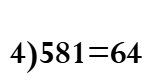
#> input picture aipart/datapart/preprocessing/eqs/img_4)581=64_goofrmv2.png, 153 x 84 px, found by its file name
$ python imgsplits_v2.py
#> lines starting #> are read from the running program, lines starting #| are printed output that depends on the picture; after the words box and inside, x2 and y2 are one past the last pixel; in counts of white or black regions, pixels touching at a corner belong together
import cv2
import PIL
from PIL import Image
import numpy as np
import os
import matplotlib.pyplot as plt


imgpth = rf'C:\Users\alima\OneDrive\Documents\GitHub\mthwix2\aipart\datapart\preprocessing\eqs\img_1(23[multiply]6_goofrmv3.png'
imgpth = rf'C:\Users\alima\OneDrive\Documents\GitHub\mthwix2\aipart\datapart\preprocessing\eqs\img_904+933-2_goofrmv0.png'
imgpth = rf'C:\Users\alima\OneDrive\Documents\GitHub\mthwix2\aipart\datapart\preprocessing\eqs\img_68[divideforward]2[divideforward]5_goofrmv1.png'
imgpth = rf'C:\Users\alima\OneDrive\Documents\GitHub\mthwix2\aipart\datapart\preprocessing\eqs\img_4)581=64_goofrmv2.png'

img = cv2.imread(imgpth)
#> img is the input picture: shape (84, 153, 3); min 0, max 255, mean 238


def get_ext_bbox_imgs(img):

    # img = cv2.resize(img, (img.shape[0]*5,int(img.shape[1]*1))) # resize to get better eidth across
    img = cv2.resize(img, (512, 512)) # resize to get better eidth across
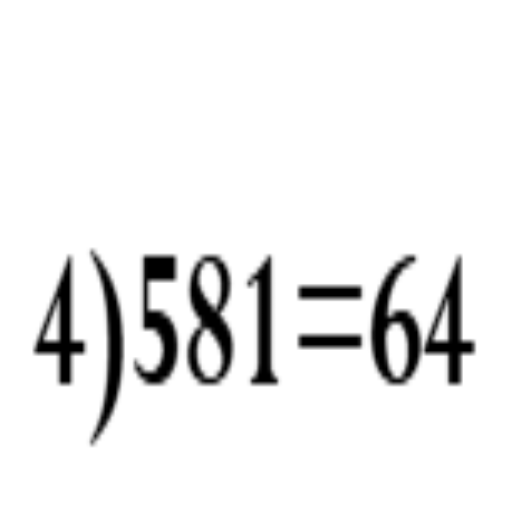
#> img: shape (512, 512, 3); min 0, max 255, mean 238


    kernel = np.ones((3,3),np.uint8)

    imgCanny = cv2.Canny(img,150,200)
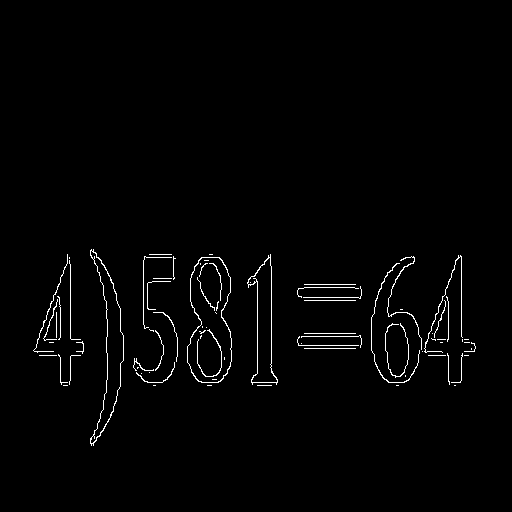
#> imgCanny: shape (512, 512); 1.5% white in thin lines or dots, all inside (x1, y1, x2, y2) = (33, 249, 476, 446)
    imgDialation = cv2.dilate(imgCanny,kernel,iterations=2)
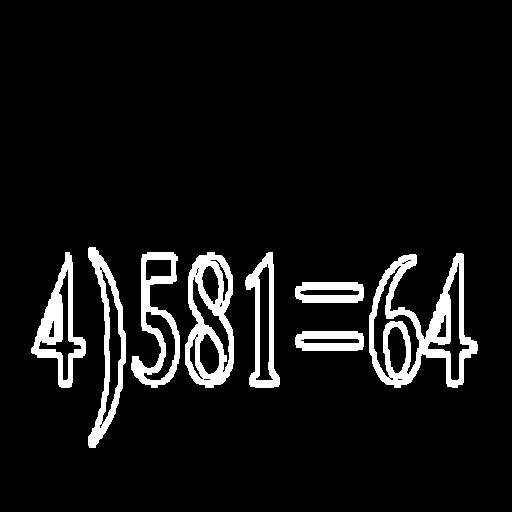
#> imgDialation: shape (512, 512); 7.5% white; 8 white regions, largest, box (x1, y1, x2, y2) and area: (369, 253, 478, 388) 5220, (185, 252, 234, 388) 3364, (31, 252, 86, 388) 2472
    imgEroded = cv2.erode(imgDialation,kernel,iterations=1)
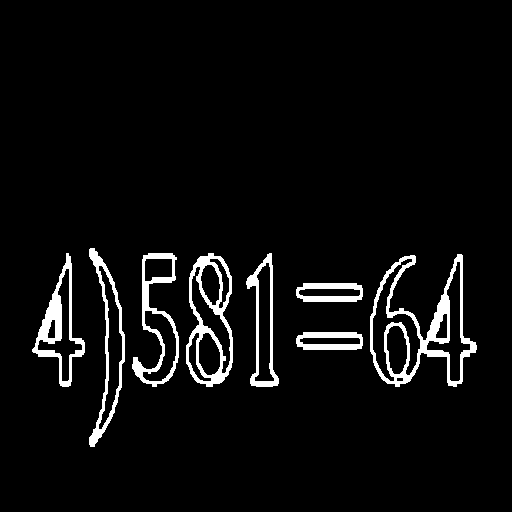
#> imgEroded: shape (512, 512); 4.9% white; 8 white regions


    ret, thresh = cv2.threshold(imgEroded, 0, 255, cv2.THRESH_BINARY)

    contours, hierarchy = cv2.findContours(thresh, cv2.RETR_EXTERNAL , cv2.CHAIN_APPROX_SIMPLE)
#> contours = 8 contours; box (x1, y1, x2, y2) and area: (370, 254, 477, 387) 7124, (186, 253, 233, 387) 4792, (132, 253, 179, 387) 2951, (32, 253, 85, 387) 2794, (89, 248, 125, 447) 2742, (246, 253, 279, 387) 2250, (296, 283, 363, 302) 1106, (296, 332, 363, 350) 1054

    imgContours = cv2.drawContours(img.copy(), contours, -1, (0,255,0), 1)
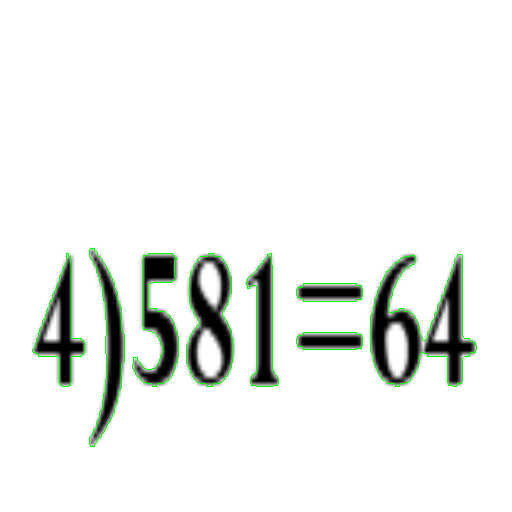
#> imgContours: shape (512, 512, 3); mean of channels 0, 1, 2 236, 238.6, 236; drawn as B, G, R

    cv2.imshow("thresh", thresh)
    cv2.imshow("conoutrs og", imgContours)


    contours = sorted(contours, key = lambda c: cv2.boundingRect(c)[0]) # sort left 2 right
    allBBoxes = [cv2.boundingRect(c) for c in contours]
#> allBBoxes = [(32, 253, 53, 134), (89, 248, 36, 199), (132, 253, 47, 134), (186, 253, 47, 134), (246, 253, 33, 134), (296, 332, 67, 18), (296, 283, 67, 19), (370, 254, 107, 133)]

    rectangledImg = img.copy()
    for bbox in allBBoxes:

        x,y,w,h = bbox
        cv2.rectangle(rectangledImg, (x,y), (x+w,y+h), (0,255,0))
#> this loop made 8 passes
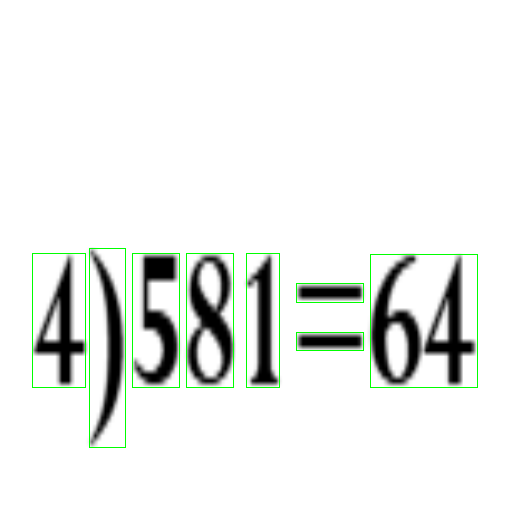
#> rectangledImg: shape (512, 512, 3); 1.04% of pixels changed, all inside (x1, y1, x2, y2) = (32, 248, 478, 448); drawn as B, G, R

    cv2.imshow("rectangled Img 1", rectangledImg)


    prev_box = allBBoxes[0]
#> prev_box = (32, 253, 53, 134)
    for bbox in allBBoxes:

        x,y,w,h = bbox
        x2,y2,w2,h2 = prev_box

        if (x2==x and w==w2 and y2!=y):

            print(prev_box)
            allBBoxes.remove(prev_box)
            pass

        prev_box = bbox
#> this loop made 7 passes
#> (x, y, w, h, x2, y2, w2, h2) on passes 1 to 7: (32, 253, 53, 134, 32, 253, 53, 134), (89, 248, 36, 199, 32, 253, 53, 134), (132, 253, 47, 134, 89, 248, 36, 199), (186, 253, 47, 134, 132, 253, 47, 134), (246, 253, 33, 134, 186, 253, 47, 134), (296, 332, 67, 18, 246, 253, 33, 134), (296, 283, 67, 19, 296, 332, 67, 18)
#| (296, 332, 67, 18)
#> after the loop, allBBoxes = [(32, 253, 53, 134), (89, 248, 36, 199), (132, 253, 47, 134), (186, 253, 47, 134), (246, 253, 33, 134), (296, 283, 67, 19), (370, 254, 107, 133)]


    rectangledImg = img.copy()
    for bbox in allBBoxes:

        x,y,w,h = bbox
        cv2.rectangle(rectangledImg, (x,y), (x+w,y+h), (0,255,0))
#> this loop made 7 passes
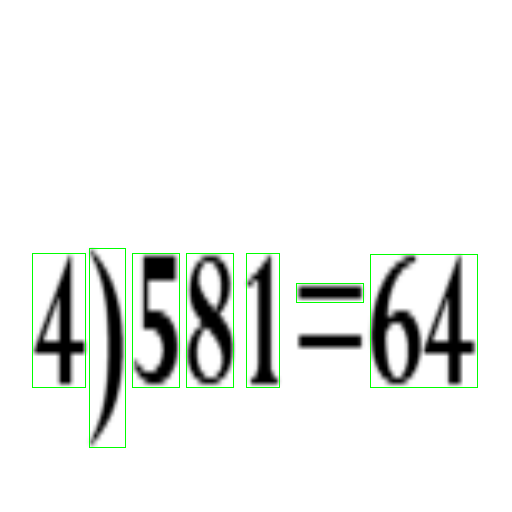
#> rectangledImg: shape (512, 512, 3); 0.97% of pixels changed, all inside (x1, y1, x2, y2) = (32, 248, 478, 448); drawn as B, G, R

    cv2.imshow("rectangled Img Final", rectangledImg)


get_ext_bbox_imgs(img)


cv2.waitKey(0)

cv2.destroyAllWindows()
